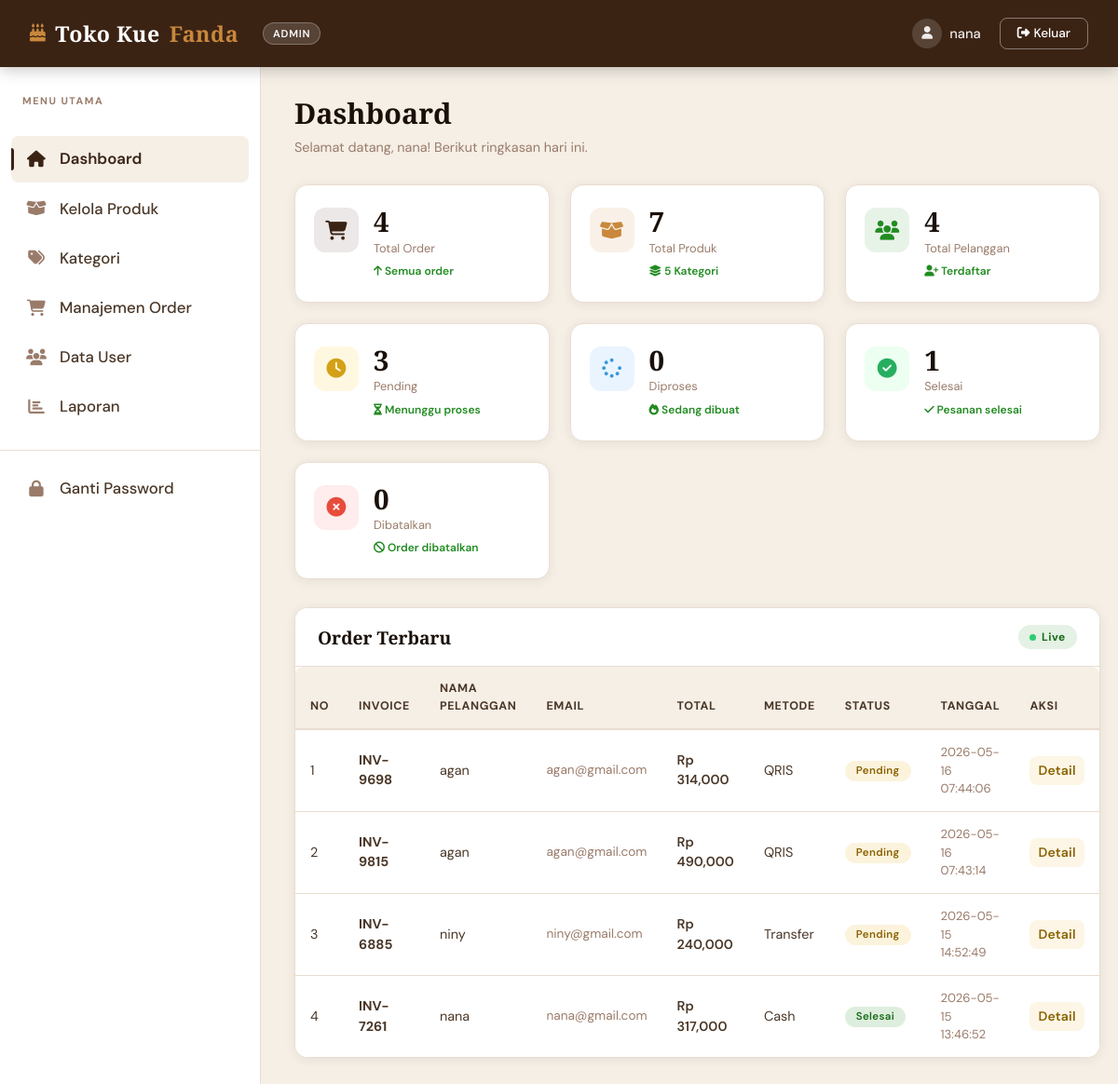
The page /admin/index.php (signed in) on the database its author committed.
### tables this page shows
CREATE TABLE `orders` (
  `orders_id` int(11) NOT NULL,
  `invoice` varchar(50) NOT NULL,
  `user_id` int(11) NOT NULL,
  `total` int(11) NOT NULL,
  `pajak` int(11) NOT NULL,
  `metode_pembayaran` varchar(50) NOT NULL,
  `status` enum('pending','dibayar','selesai','batal') NOT NULL DEFAULT 'pending',
  `created_at` timestamp NOT NULL DEFAULT current_timestamp()
);

CREATE TABLE `user` (
  `user_id` int(11) NOT NULL,
  `nama` varchar(100) NOT NULL,
  `username` varchar(50) NOT NULL,
  `password` varchar(225) NOT NULL,
  `email` varchar(100) NOT NULL,
  `role` enum('admin','kasir','pelanggan','') NOT NULL,
  `status` enum('aktif','nonaktif','','') NOT NULL,
  `created_at` timestamp NOT NULL DEFAULT current_timestamp()
);

### admin/index.php (the view, shortened to what this page needs)
<?php
include 'header.php';
include '../koneksi.php';
$produk = mysqli_query($koneksi, "SELECT * FROM produk");
$jml_produk = mysqli_num_rows($produk);
$orders = mysqli_query($koneksi, "SELECT * FROM orders");
$jml_order = mysqli_num_rows($orders);
$user = mysqli_query($koneksi, "SELECT * FROM user");
$jml_user = mysqli_num_rows($user);
$kategori = mysqli_query($koneksi, "SELECT * FROM kategori");
$jml_kategori = mysqli_num_rows($kategori);
$q_pending = mysqli_fetch_assoc(mysqli_query(
    $koneksi,
    "SELECT COUNT(*) as total FROM orders WHERE status='pending'"
));
$q_diproses = mysqli_fetch_assoc(mysqli_query(
    $koneksi,
    "SELECT COUNT(*) as total FROM orders WHERE status='diproses'"
));
$q_selesai = mysqli_fetch_assoc(mysqli_query(
    $koneksi,
    "SELECT COUNT(*) as total FROM orders WHERE status='selesai'"
));
$q_batal = mysqli_fetch_assoc(mysqli_query(
    $koneksi,
    "SELECT COUNT(*) as total FROM orders WHERE status='dibatalkan'"
));
?>
<div class="page-title">
    <h2>Dashboard</h2>
    <p>Selamat datang, <?php echo htmlspecialchars($_SESSION['username']); ?>! Berikut ringkasan hari ini.</p>
</div>
<div class="stat-cards-row">
    <div class="stat-card">
        <div class="stat-icon brown">
            <i class="fas fa-cart-shopping"></i>
        </div>
        <div class="stat-info">
            <div class="stat-value"><?= $jml_order ?></div>
            <div class="stat-label">Total Order</div>
            <div class="stat-change">
                <i class="fas fa-arrow-up"></i>
                Semua order
            </div>
        </div>
    </div>
    <div class="stat-card">
        <div class="stat-icon gold">
            <i class="fas fa-box-open"></i>
        </div>
        <div class="stat-info">
            <div class="stat-value"><?= $jml_produk ?></div>
            <div class="stat-label">Total Produk</div>
            <div class="stat-change">
                <i class="fas fa-layer-group"></i>
                <?= $jml_kategori ?> Kategori
            </div>
        </div>
    </div>
    <div class="stat-card">
        <div class="stat-icon green">
            <i class="fas fa-users"></i>
        </div>
        <div class="stat-info">
            <div class="stat-value"><?= $jml_user ?></div>
            <div class="stat-label">Total Pelanggan</div>
            <div class="stat-change">
                <i class="fas fa-user-plus"></i>
                Terdaftar
            </div>
        </div>
    </div>
    <div class="stat-card">
        <div class="stat-icon yellow">
            <i class="fas fa-clock"></i>
        </div>
        <div class="stat-info">
            <div class="stat-value"><?= $q_pending['total'] ?></div>
            <div class="stat-label">Pending</div>
            <div class="stat-change">
                <i class="fas fa-hourglass-half"></i>
                Menunggu proses
            </div>
        </div>
    </div>
    <div class="stat-card">
        <div class="stat-icon blue">
            <i class="fas fa-spinner"></i>
        </div>
        <div class="stat-info">
            <div class="stat-value"><?= $q_diproses['total'] ?></div>
            <div class="stat-label">Diproses</div>
            <div class="stat-change">
                <i class="fas fa-fire"></i>
                Sedang dibuat
            </div>
        </div>
    </div>
    <div class="stat-card">
        <div class="stat-icon success">
            <i class="fas fa-circle-check"></i>
        </div>
        <div class="stat-info">
            <div class="stat-value"><?= $q_selesai['total'] ?></div>
            <div class="stat-label">Selesai</div>
            <div class="stat-change">
                <i class="fas fa-check"></i>
                Pesanan selesai
            </div>
        </div>
    </div>
    <div class="stat-card">
        <div class="stat-icon danger">
            <i class="fas fa-circle-xmark"></i>
        </div>
        <div class="stat-info">
            <div class="stat-value"><?= $q_batal['total'] ?></div>
            <div class="stat-label">Dibatalkan</div>
            <div class="stat-change">
                <i class="fas fa-ban"></i>
                Order dibatalkan
            </div>
        </div>
    </div>
</div>
<div class="card">
    <div class="card-header">
        <h5>Order Terbaru</h5>
        <span class="live-badge">Live</span>
    </div>
    <div class="card-body" style="padding:0 !important;">
        <table class="table table-hover mb-0">
            <thead>
                <tr>
                    <th>No</th>
                    <th>Invoice</th>
                    <th>Nama Pelanggan</th>
                    <th>Email</th>
                    <th>Total</th>
                    <th>Metode</th>
                    <th>Status</th>
                    <th>Tanggal</th>
                    <th>Aksi</th>
                </tr>
            </thead>
            <tbody>
                <?php
                $no = 1;
                $data = mysqli_query($koneksi,
                    "SELECT orders.*, orders.status AS status_order, user.username, user.email
                     FROM orders
                     JOIN user ON orders.user_id = user.user_id
                     ORDER BY orders.orders_id DESC");
                while ($d = mysqli_fetch_array($data)):
                ?>
                <tr>
                    <td><?= $no++ ?></td>
                    <td><strong><?= htmlspecialchars($d['invoice']) ?></strong></td>
                    <td><?= htmlspecialchars($d['username']) ?></td>
                    <td style="color:var(--text-muted);font-size:.85rem;"><?= htmlspecialchars($d['email']) ?></td>
                    <td style="font-weight:600;">Rp <?= number_format($d['total']) ?></td>
                    <td><?= htmlspecialchars($d['metode_pembayaran']) ?></td>
                    <td>
                            <?php
                            if($d['status']=="pending"){
                                echo "<span class='badge bg-warning text-dark'>Pending</span>";
                            }elseif($d['status']=="diproses"){
                                echo "<span class='badge bg-info'>DiProses</span>";
                            }elseif($d['status']=="selesai"){
                                echo "<span class='badge bg-success'>Selesai</span>";
                            }elseif($d['status']=="dibatalkan"){
                                echo "<span class='badge bg-danger'>DiBatalkan</span>";
                            }else{
                                echo "<span class='badge bg-dark'>Unknown</span>";
                            }
                            ?>
                        </td>
                    <td style="font-size:.82rem;color:var(--text-muted);"><?= $d['created_at'] ?></td>
                                <td><a href="order_detail.php?id=<?php echo $d['orders_id']; ?>"
                                class="btn btn-sm btn-warning">
                                    Detail
                                </a></td>
                </tr>
                <?php endwhile; ?>
            </tbody>
        </table>
    </div>
</div>
<?php include 'footer.php'; ?>

### rows shown on the page
orders: invoice "INV-9698", user.username "agan", user.email "agan@gmail.com", total "314,000", metode_pembayaran "QRIS", status "Pending", created_at "2026-05-16 07:44:06"
orders: invoice "INV-9815", user.username "agan", user.email "agan@gmail.com", total "490,000", metode_pembayaran "QRIS", status "Pending", created_at "2026-05-16 07:43:14"
orders: invoice "INV-6885", user.username "niny", user.email "niny@gmail.com", total "240,000", metode_pembayaran "Transfer", status "Pending", created_at "2026-05-15 14:52:49"
orders: invoice "INV-7261", user.username "nana", user.email "nana@gmail.com", total "317,000", metode_pembayaran "Cash", status "Selesai", created_at "2026-05-15 13:46:52"

### other values the page prints
$_SESSION['username'] "nana"
$jml_order "4"
$jml_produk "7"
$jml_kategori "5"
$jml_user "4"
$q_pending['total'] "3"
$q_diproses['total'] "0"
$q_selesai['total'] "1"
$q_batal['total'] "0"
